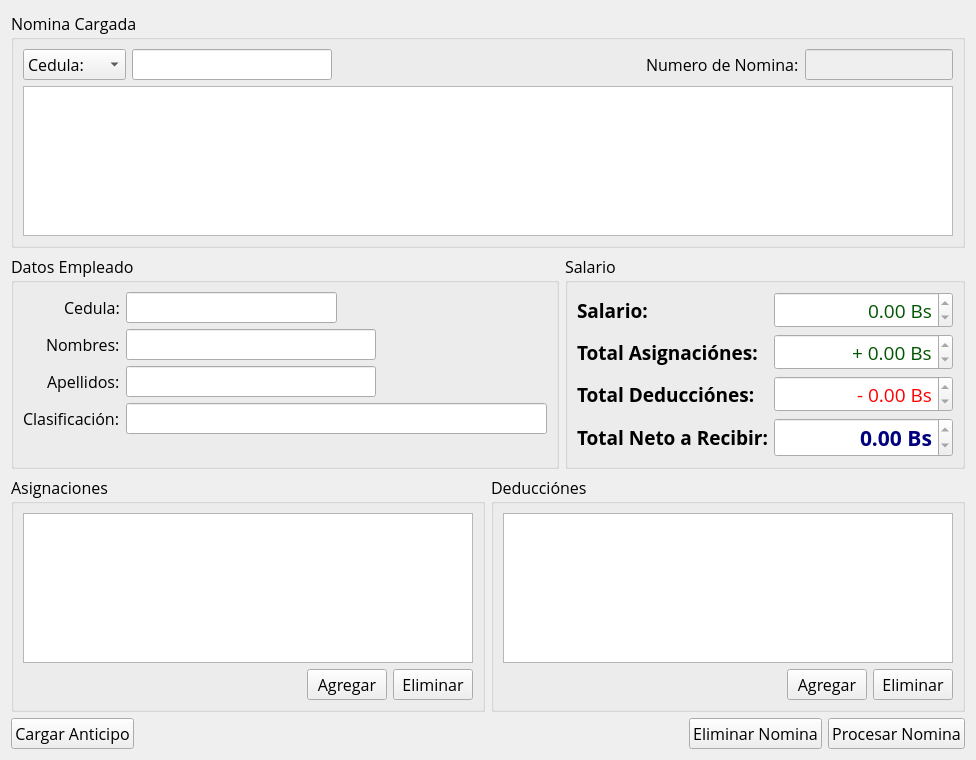
<?xml version="1.0" encoding="UTF-8"?>
<ui version="4.0">
 <class>NominaCargadaWidget</class>
 <widget class="QWidget" name="NominaCargadaWidget">
  <property name="windowModality">
   <enum>Qt::WindowModal</enum>
  </property>
  <property name="geometry">
   <rect>
    <x>0</x>
    <y>0</y>
    <width>970</width>
    <height>734</height>
   </rect>
  </property>
  <property name="font">
   <font>
    <family>Open Sans</family>
    <pointsize>12</pointsize>
   </font>
  </property>
  <property name="windowTitle">
   <string>Form</string>
  </property>
  <layout class="QGridLayout" name="gridLayout_6">
   <item row="0" column="0">
    <widget class="QGroupBox" name="groupBox">
     <property name="title">
      <string>Nomina Cargada</string>
     </property>
     <layout class="QGridLayout" name="gridLayout_3">
      <item row="1" column="0">
       <widget class="QTableView" name="empleadoTableView">
        <property name="minimumSize">
         <size>
          <width>400</width>
          <height>150</height>
         </size>
        </property>
        <property name="alternatingRowColors">
         <bool>true</bool>
        </property>
        <property name="selectionMode">
         <enum>QAbstractItemView::SingleSelection</enum>
        </property>
        <property name="selectionBehavior">
         <enum>QAbstractItemView::SelectRows</enum>
        </property>
        <attribute name="horizontalHeaderCascadingSectionResizes">
         <bool>true</bool>
        </attribute>
       </widget>
      </item>
      <item row="0" column="0">
       <layout class="QHBoxLayout" name="horizontalLayout_6">
        <item>
         <layout class="QHBoxLayout" name="horizontalLayout_5">
          <item>
           <widget class="QComboBox" name="busquedaCampoComboBox">
            <property name="minimumSize">
             <size>
              <width>100</width>
              <height>0</height>
             </size>
            </property>
            <item>
             <property name="text">
              <string>Cedula:</string>
             </property>
            </item>
            <item>
             <property name="text">
              <string>nombres:</string>
             </property>
            </item>
            <item>
             <property name="text">
              <string>Apellidos:</string>
             </property>
            </item>
           </widget>
          </item>
          <item>
           <widget class="QLineEdit" name="busquedaLineEdit">
            <property name="minimumSize">
             <size>
              <width>200</width>
              <height>0</height>
             </size>
            </property>
           </widget>
          </item>
         </layout>
        </item>
        <item>
         <spacer name="horizontalSpacer_3">
          <property name="orientation">
           <enum>Qt::Horizontal</enum>
          </property>
          <property name="sizeHint" stdset="0">
           <size>
            <width>37</width>
            <height>17</height>
           </size>
          </property>
         </spacer>
        </item>
        <item>
         <layout class="QHBoxLayout" name="horizontalLayout_4">
          <item>
           <widget class="QLabel" name="label">
            <property name="text">
             <string>Numero de Nomina:</string>
            </property>
           </widget>
          </item>
          <item>
           <widget class="QLineEdit" name="numeroNominaLineEdit">
            <property name="enabled">
             <bool>false</bool>
            </property>
            <property name="alignment">
             <set>Qt::AlignCenter</set>
            </property>
           </widget>
          </item>
         </layout>
        </item>
       </layout>
      </item>
     </layout>
    </widget>
   </item>
   <item row="1" column="0">
    <layout class="QHBoxLayout" name="horizontalLayout_9">
     <item>
      <widget class="QGroupBox" name="groupBox_4">
       <property name="title">
        <string>Datos Empleado</string>
       </property>
       <layout class="QGridLayout" name="gridLayout_4">
        <item row="0" column="0">
         <layout class="QFormLayout" name="formLayout_2">
          <property name="labelAlignment">
           <set>Qt::AlignRight|Qt::AlignTrailing|Qt::AlignVCenter</set>
          </property>
          <item row="0" column="0">
           <widget class="QLabel" name="label_2">
            <property name="text">
             <string>Cedula:</string>
            </property>
           </widget>
          </item>
          <item row="0" column="1">
           <layout class="QHBoxLayout" name="horizontalLayout_7">
            <item>
             <widget class="QLineEdit" name="cedulaLineEdit">
              <property name="enabled">
               <bool>true</bool>
              </property>
              <property name="readOnly">
               <bool>true</bool>
              </property>
             </widget>
            </item>
            <item>
             <spacer name="horizontalSpacer_4">
              <property name="orientation">
               <enum>Qt::Horizontal</enum>
              </property>
              <property name="sizeHint" stdset="0">
               <size>
                <width>40</width>
                <height>20</height>
               </size>
              </property>
             </spacer>
            </item>
           </layout>
          </item>
          <item row="1" column="0">
           <widget class="QLabel" name="label_3">
            <property name="text">
             <string>Nombres:</string>
            </property>
           </widget>
          </item>
          <item row="2" column="0">
           <widget class="QLabel" name="label_4">
            <property name="text">
             <string>Apellidos:</string>
            </property>
           </widget>
          </item>
          <item row="3" column="0">
           <widget class="QLabel" name="label_5">
            <property name="text">
             <string>Clasificación:</string>
            </property>
           </widget>
          </item>
          <item row="1" column="1">
           <layout class="QHBoxLayout" name="horizontalLayout_8">
            <item>
             <widget class="QLineEdit" name="nombresLineEdit">
              <property name="enabled">
               <bool>true</bool>
              </property>
              <property name="minimumSize">
               <size>
                <width>250</width>
                <height>0</height>
               </size>
              </property>
              <property name="readOnly">
               <bool>true</bool>
              </property>
             </widget>
            </item>
            <item>
             <spacer name="horizontalSpacer_9">
              <property name="orientation">
               <enum>Qt::Horizontal</enum>
              </property>
              <property name="sizeHint" stdset="0">
               <size>
                <width>40</width>
                <height>20</height>
               </size>
              </property>
             </spacer>
            </item>
           </layout>
          </item>
          <item row="2" column="1">
           <layout class="QHBoxLayout" name="horizontalLayout_10">
            <item>
             <widget class="QLineEdit" name="apellidosLineEdit">
              <property name="enabled">
               <bool>true</bool>
              </property>
              <property name="minimumSize">
               <size>
                <width>250</width>
                <height>0</height>
               </size>
              </property>
              <property name="readOnly">
               <bool>true</bool>
              </property>
             </widget>
            </item>
            <item>
             <spacer name="horizontalSpacer_10">
              <property name="orientation">
               <enum>Qt::Horizontal</enum>
              </property>
              <property name="sizeHint" stdset="0">
               <size>
                <width>40</width>
                <height>20</height>
               </size>
              </property>
             </spacer>
            </item>
           </layout>
          </item>
          <item row="3" column="1">
           <widget class="QLineEdit" name="clasificacionLineEdit">
            <property name="enabled">
             <bool>true</bool>
            </property>
            <property name="readOnly">
             <bool>true</bool>
            </property>
           </widget>
          </item>
         </layout>
        </item>
       </layout>
      </widget>
     </item>
     <item>
      <widget class="QGroupBox" name="groupBox_5">
       <property name="minimumSize">
        <size>
         <width>400</width>
         <height>0</height>
        </size>
       </property>
       <property name="title">
        <string>Salario</string>
       </property>
       <layout class="QGridLayout" name="gridLayout_5">
        <item row="0" column="0">
         <layout class="QFormLayout" name="formLayout">
          <item row="0" column="0">
           <widget class="QLabel" name="label_6">
            <property name="font">
             <font>
              <pointsize>14</pointsize>
              <weight>75</weight>
              <bold>true</bold>
             </font>
            </property>
            <property name="text">
             <string>Salario:</string>
            </property>
           </widget>
          </item>
          <item row="0" column="1">
           <layout class="QHBoxLayout" name="horizontalLayout_12">
            <item>
             <widget class="QDoubleSpinBox" name="salarioDoubleSpinBox">
              <property name="enabled">
               <bool>true</bool>
              </property>
              <property name="minimumSize">
               <size>
                <width>150</width>
                <height>0</height>
               </size>
              </property>
              <property name="palette">
               <palette>
                <active>
                 <colorrole role="Text">
                  <brush brushstyle="SolidPattern">
                   <color alpha="255">
                    <red>0</red>
                    <green>85</green>
                    <blue>0</blue>
                   </color>
                  </brush>
                 </colorrole>
                </active>
                <inactive>
                 <colorrole role="Text">
                  <brush brushstyle="SolidPattern">
                   <color alpha="255">
                    <red>0</red>
                    <green>85</green>
                    <blue>0</blue>
                   </color>
                  </brush>
                 </colorrole>
                </inactive>
                <disabled>
                 <colorrole role="Text">
                  <brush brushstyle="SolidPattern">
                   <color alpha="255">
                    <red>120</red>
                    <green>120</green>
                    <blue>120</blue>
                   </color>
                  </brush>
                 </colorrole>
                </disabled>
               </palette>
              </property>
              <property name="font">
               <font>
                <pointsize>14</pointsize>
               </font>
              </property>
              <property name="alignment">
               <set>Qt::AlignRight|Qt::AlignTrailing|Qt::AlignVCenter</set>
              </property>
              <property name="readOnly">
               <bool>true</bool>
              </property>
              <property name="showGroupSeparator" stdset="0">
               <bool>true</bool>
              </property>
              <property name="suffix">
               <string> Bs</string>
              </property>
              <property name="maximum">
               <double>9999999.000000000000000</double>
              </property>
             </widget>
            </item>
           </layout>
          </item>
          <item row="1" column="0">
           <widget class="QLabel" name="label_7">
            <property name="font">
             <font>
              <pointsize>14</pointsize>
              <weight>75</weight>
              <bold>true</bold>
             </font>
            </property>
            <property name="text">
             <string>Total Asignaciónes:</string>
            </property>
           </widget>
          </item>
          <item row="1" column="1">
           <layout class="QHBoxLayout" name="horizontalLayout_13">
            <item>
             <widget class="QDoubleSpinBox" name="asignaccionDoubleSpinBox">
              <property name="enabled">
               <bool>true</bool>
              </property>
              <property name="minimumSize">
               <size>
                <width>150</width>
                <height>0</height>
               </size>
              </property>
              <property name="palette">
               <palette>
                <active>
                 <colorrole role="Text">
                  <brush brushstyle="SolidPattern">
                   <color alpha="255">
                    <red>0</red>
                    <green>85</green>
                    <blue>0</blue>
                   </color>
                  </brush>
                 </colorrole>
                </active>
                <inactive>
                 <colorrole role="Text">
                  <brush brushstyle="SolidPattern">
                   <color alpha="255">
                    <red>0</red>
                    <green>85</green>
                    <blue>0</blue>
                   </color>
                  </brush>
                 </colorrole>
                </inactive>
                <disabled>
                 <colorrole role="Text">
                  <brush brushstyle="SolidPattern">
                   <color alpha="255">
                    <red>120</red>
                    <green>120</green>
                    <blue>120</blue>
                   </color>
                  </brush>
                 </colorrole>
                </disabled>
               </palette>
              </property>
              <property name="font">
               <font>
                <pointsize>14</pointsize>
               </font>
              </property>
              <property name="alignment">
               <set>Qt::AlignRight|Qt::AlignTrailing|Qt::AlignVCenter</set>
              </property>
              <property name="readOnly">
               <bool>true</bool>
              </property>
              <property name="showGroupSeparator" stdset="0">
               <bool>true</bool>
              </property>
              <property name="prefix">
               <string>+ </string>
              </property>
              <property name="suffix">
               <string> Bs</string>
              </property>
              <property name="maximum">
               <double>9999999.000000000000000</double>
              </property>
             </widget>
            </item>
           </layout>
          </item>
          <item row="2" column="0">
           <widget class="QLabel" name="label_8">
            <property name="font">
             <font>
              <pointsize>14</pointsize>
              <weight>75</weight>
              <bold>true</bold>
             </font>
            </property>
            <property name="text">
             <string>Total Deducciónes:</string>
            </property>
           </widget>
          </item>
          <item row="2" column="1">
           <layout class="QHBoxLayout" name="horizontalLayout_14">
            <item>
             <widget class="QDoubleSpinBox" name="deduccionDoubleSpinBox">
              <property name="enabled">
               <bool>true</bool>
              </property>
              <property name="minimumSize">
               <size>
                <width>150</width>
                <height>0</height>
               </size>
              </property>
              <property name="palette">
               <palette>
                <active>
                 <colorrole role="Text">
                  <brush brushstyle="SolidPattern">
                   <color alpha="255">
                    <red>255</red>
                    <green>0</green>
                    <blue>0</blue>
                   </color>
                  </brush>
                 </colorrole>
                </active>
                <inactive>
                 <colorrole role="Text">
                  <brush brushstyle="SolidPattern">
                   <color alpha="255">
                    <red>255</red>
                    <green>0</green>
                    <blue>0</blue>
                   </color>
                  </brush>
                 </colorrole>
                </inactive>
                <disabled>
                 <colorrole role="Text">
                  <brush brushstyle="SolidPattern">
                   <color alpha="255">
                    <red>120</red>
                    <green>120</green>
                    <blue>120</blue>
                   </color>
                  </brush>
                 </colorrole>
                </disabled>
               </palette>
              </property>
              <property name="font">
               <font>
                <pointsize>14</pointsize>
               </font>
              </property>
              <property name="contextMenuPolicy">
               <enum>Qt::DefaultContextMenu</enum>
              </property>
              <property name="alignment">
               <set>Qt::AlignRight|Qt::AlignTrailing|Qt::AlignVCenter</set>
              </property>
              <property name="readOnly">
               <bool>true</bool>
              </property>
              <property name="showGroupSeparator" stdset="0">
               <bool>true</bool>
              </property>
              <property name="prefix">
               <string>- </string>
              </property>
              <property name="suffix">
               <string> Bs</string>
              </property>
              <property name="maximum">
               <double>9999999.000000000000000</double>
              </property>
             </widget>
            </item>
           </layout>
          </item>
          <item row="3" column="0">
           <widget class="QLabel" name="label_9">
            <property name="font">
             <font>
              <pointsize>14</pointsize>
              <weight>75</weight>
              <bold>true</bold>
             </font>
            </property>
            <property name="text">
             <string>Total Neto a Recibir:</string>
            </property>
           </widget>
          </item>
          <item row="3" column="1">
           <layout class="QHBoxLayout" name="horizontalLayout_15">
            <item>
             <widget class="QDoubleSpinBox" name="totalDoubleSpinBox">
              <property name="enabled">
               <bool>true</bool>
              </property>
              <property name="minimumSize">
               <size>
                <width>150</width>
                <height>0</height>
               </size>
              </property>
              <property name="palette">
               <palette>
                <active>
                 <colorrole role="Text">
                  <brush brushstyle="SolidPattern">
                   <color alpha="255">
                    <red>0</red>
                    <green>0</green>
                    <blue>127</blue>
                   </color>
                  </brush>
                 </colorrole>
                </active>
                <inactive>
                 <colorrole role="Text">
                  <brush brushstyle="SolidPattern">
                   <color alpha="255">
                    <red>0</red>
                    <green>0</green>
                    <blue>127</blue>
                   </color>
                  </brush>
                 </colorrole>
                </inactive>
                <disabled>
                 <colorrole role="Text">
                  <brush brushstyle="SolidPattern">
                   <color alpha="255">
                    <red>120</red>
                    <green>120</green>
                    <blue>120</blue>
                   </color>
                  </brush>
                 </colorrole>
                </disabled>
               </palette>
              </property>
              <property name="font">
               <font>
                <pointsize>16</pointsize>
                <weight>75</weight>
                <bold>true</bold>
               </font>
              </property>
              <property name="alignment">
               <set>Qt::AlignRight|Qt::AlignTrailing|Qt::AlignVCenter</set>
              </property>
              <property name="readOnly">
               <bool>true</bool>
              </property>
              <property name="showGroupSeparator" stdset="0">
               <bool>true</bool>
              </property>
              <property name="suffix">
               <string> Bs</string>
              </property>
              <property name="minimum">
               <double>-9999999.000000000000000</double>
              </property>
              <property name="maximum">
               <double>9999999.000000000000000</double>
              </property>
             </widget>
            </item>
           </layout>
          </item>
         </layout>
        </item>
       </layout>
      </widget>
     </item>
    </layout>
   </item>
   <item row="2" column="0">
    <layout class="QHBoxLayout" name="horizontalLayout_3">
     <item>
      <widget class="QGroupBox" name="groupBox_2">
       <property name="title">
        <string>Asignaciones</string>
       </property>
       <layout class="QGridLayout" name="gridLayout">
        <item row="0" column="0">
         <layout class="QVBoxLayout" name="verticalLayout">
          <item>
           <widget class="QTableView" name="asignacionTableView">
            <property name="minimumSize">
             <size>
              <width>450</width>
              <height>150</height>
             </size>
            </property>
            <property name="selectionMode">
             <enum>QAbstractItemView::SingleSelection</enum>
            </property>
            <property name="selectionBehavior">
             <enum>QAbstractItemView::SelectRows</enum>
            </property>
           </widget>
          </item>
          <item>
           <layout class="QHBoxLayout" name="horizontalLayout_2">
            <item>
             <spacer name="horizontalSpacer">
              <property name="orientation">
               <enum>Qt::Horizontal</enum>
              </property>
              <property name="sizeHint" stdset="0">
               <size>
                <width>40</width>
                <height>20</height>
               </size>
              </property>
             </spacer>
            </item>
            <item>
             <widget class="QPushButton" name="agregarAsignacionPpushButton">
              <property name="text">
               <string>Agregar</string>
              </property>
             </widget>
            </item>
            <item>
             <widget class="QPushButton" name="eliminarAsignacionPushButton">
              <property name="text">
               <string>Eliminar</string>
              </property>
             </widget>
            </item>
           </layout>
          </item>
         </layout>
        </item>
       </layout>
      </widget>
     </item>
     <item>
      <widget class="QGroupBox" name="groupBox_3">
       <property name="title">
        <string>Deducciónes</string>
       </property>
       <layout class="QGridLayout" name="gridLayout_2">
        <item row="0" column="0">
         <layout class="QVBoxLayout" name="verticalLayout_2">
          <item>
           <widget class="QTableView" name="deduccionTableView">
            <property name="minimumSize">
             <size>
              <width>450</width>
              <height>150</height>
             </size>
            </property>
            <property name="selectionMode">
             <enum>QAbstractItemView::SingleSelection</enum>
            </property>
            <property name="selectionBehavior">
             <enum>QAbstractItemView::SelectRows</enum>
            </property>
           </widget>
          </item>
          <item>
           <layout class="QHBoxLayout" name="horizontalLayout">
            <item>
             <spacer name="horizontalSpacer_2">
              <property name="orientation">
               <enum>Qt::Horizontal</enum>
              </property>
              <property name="sizeHint" stdset="0">
               <size>
                <width>40</width>
                <height>20</height>
               </size>
              </property>
             </spacer>
            </item>
            <item>
             <widget class="QPushButton" name="agregarDeduccionPushButton">
              <property name="text">
               <string>Agregar</string>
              </property>
             </widget>
            </item>
            <item>
             <widget class="QPushButton" name="eliminarDeduccionPushButton">
              <property name="text">
               <string>Eliminar</string>
              </property>
             </widget>
            </item>
           </layout>
          </item>
         </layout>
        </item>
       </layout>
      </widget>
     </item>
    </layout>
   </item>
   <item row="3" column="0">
    <layout class="QHBoxLayout" name="horizontalLayout_11">
     <item>
      <widget class="QPushButton" name="anticipoPushButton">
       <property name="text">
        <string>Cargar Anticipo</string>
       </property>
      </widget>
     </item>
     <item>
      <spacer name="horizontalSpacer_5">
       <property name="orientation">
        <enum>Qt::Horizontal</enum>
       </property>
       <property name="sizeHint" stdset="0">
        <size>
         <width>40</width>
         <height>20</height>
        </size>
       </property>
      </spacer>
     </item>
     <item>
      <widget class="QPushButton" name="eliminarNominaPushButton">
       <property name="text">
        <string>Eliminar Nomina</string>
       </property>
      </widget>
     </item>
     <item>
      <widget class="QPushButton" name="procesarNominaPushButton">
       <property name="text">
        <string>Procesar Nomina</string>
       </property>
      </widget>
     </item>
    </layout>
   </item>
  </layout>
 </widget>
 <resources/>
 <connections/>
 <slots>
  <signal>onClose()</signal>
 </slots>
</ui>
